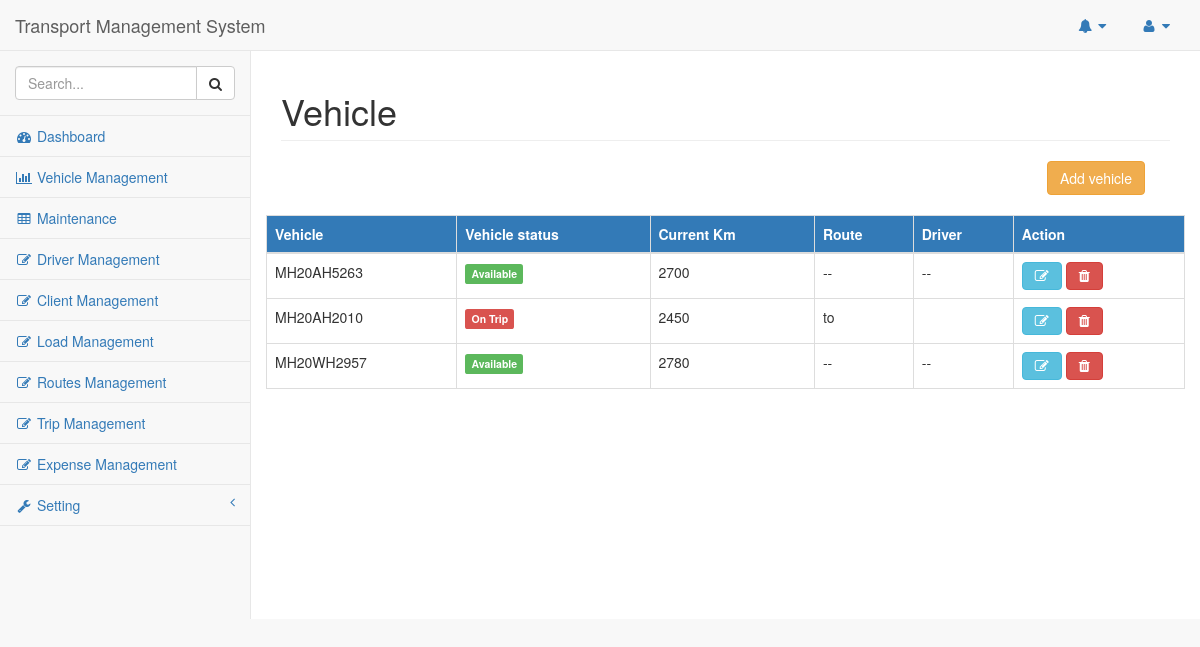
Page /index.php/operations/vehicle_management on the committed database.
### tables this page shows
CREATE TABLE `vehicle` (
  `vehicle_id` int(11) NOT NULL,
  `ts_id` int(11) DEFAULT NULL,
  `trip_status` int(11) DEFAULT NULL COMMENT 'running, stop',
  `vehicle_number` varchar(1000) NOT NULL,
  `vehicle_purchase_year` varchar(1000) NOT NULL,
  `vehicle_permit` varchar(1000) NOT NULL,
  `vehicle_tyres` int(11) NOT NULL,
  `vehicle_current_reading` int(11) NOT NULL,
  `vehicle_load_capacity` float NOT NULL,
  `vehicle_chassis_no` varchar(1000) NOT NULL,
  `vehicle_engine_no` int(11) NOT NULL,
  `vehicle_type` int(11) NOT NULL,
  `vehicle_expected_average` int(11) NOT NULL DEFAULT '0',
  `vehicle_status` int(11) NOT NULL DEFAULT '1'
);

### application/controllers/Operations.php (called while the page is built, shortened)
<?php
class Operations extends CI_Controller {
	public function vehicle_management()
	{
		template($this,'vehicle');
	}
}

### index.php (called while the page is built, shortened)
<?php
require_once BASEPATH.'core/CodeIgniter.php';

### application/models/Vehicle_model.php (called while the page is built, shortened)
<?php
class Vehicle_model extends CI_Model {
	public function get_vehicle_last_trip_details($vehicle_id)
	{
		$this->db->select('trip_details.trip_stop_date,trip_details.route_id,trip_details.driver_id,driver.driver_id,driver.driver_name,routes.route_origin,routes.route_destination');
		$this->db->where('trip.vehicle_id', $vehicle_id);
		$this->db->order_by('trip.trip_id', 'desc');
		$this->db->join('trip_details', 'trip.trip_id = trip_details.trip_id', 'left');
		$this->db->join('driver', 'trip_details.driver_id = driver.driver_id', 'left');
		$this->db->join('routes', 'trip_details.route_id = routes.route_id', 'left');
		$this->db->limit(1);
		$query = $this->db->get('trip');
		return $query->row();
	}
	public function get_vehicle_details()
	{
		$this->db->select('vehicle.vehicle_id,vehicle.vehicle_number,vehicle.vehicle_current_reading,vehicle.vehicle_status');
		$query = $this->db->get('vehicle');
		return $query->result();
	}
}

### application/views/vehicle.php (the view, shortened to what this page needs)
<body>
    <div id="wrapper">
        <?php $this->load->view('templates/navbar');?>
        <div id="page-wrapper">
            <div class="row">
                <div class="col-lg-12">
                    <h1 class="page-header">Vehicle</h1>
                </div>
            </div>
<div class="row">
    <a class="btn btn-warning pull-right" style="margin-right: 40px;" data-toggle="modal" href='#modal-1'>Add vehicle</a>
</div>
<br>
<div class="row">
                <div class="card-body">
                    <div class="table-responsive">
                        <table class="table table-bordered table-hover">
                            <thead class="bg-primary">
                                <tr>
                                    <th>Vehicle</th>
                                    <th>Vehicle status</th>
                                    <th>Current Km</th>
                                    <th>Route</th>
                                    <th>Driver</th>
                                    <th>Action</th>
                                </tr>
                            </thead>
                            <tbody>
                                <?php
                                $data = $this->vehicle_model->get_vehicle_details();
                                foreach ($data as $value) {
                                $exra_data = $this->vehicle_model->get_vehicle_last_trip_details($value->vehicle_id);
                                $route = "--";
                                $driver = "--";
                                if ($value->vehicle_status == 2) {
                                        $status = '<span class="label label-danger">On Trip</span>';
                                        $route = $exra_data->route_origin." to ".$exra_data->route_destination;
                                        $driver = $exra_data->driver_name;
                                    }else{
                                        $status = '<span class="label label-success">Available</span>';
                                   }
                                echo '<tr>
                                    <td>'.$value->vehicle_number.'</td>
                                    <td>'.$status.'</td>
                                    <td>'.$value->vehicle_current_reading.'</td>
                                    <td>'.$route.'</td>
                                    <td>'.$driver.'</td>
                                    <td value="'.$value->vehicle_id.'">
                                        <a  class="btn btn-info
                                        fa fa-edit"  data-toggle="modal" href="#modal-1" id="show_update_vform" data-toggle="tooltip" data-placement="down" title="Update"></a>
                                        <button data-toggle="tooltip" data-placement="top" title="Delete" id="delete" class="btn btn-danger fa fa-trash"></button>
                                    </td>
                                </tr>';
                            }
                            ?>
                            </tbody>
                        </table>
                    </div>
                </div>
            </div>
        </div>
    </div>
</body>

### application/views/templates/header.php (shortened to what this page needs)
<!DOCTYPE html>
<html lang="en">
<head>
    <title><?php title(); ?></title>
    <link href="<?php echo base_url(); ?>assets/vendor/bootstrap/css/bootstrap.min.css" rel="stylesheet">
    <link href="<?php echo base_url(); ?>assets/vendor/metisMenu/metisMenu.min.css" rel="stylesheet">
    <link href="<?php echo base_url(); ?>assets/dist/css/sb-admin-2.css" rel="stylesheet">
    <link href="<?php echo base_url(); ?>assets/css/custom.css" rel="stylesheet">
    <link href="<?php echo base_url(); ?>assets/vendor/morrisjs/morris.css" rel="stylesheet">
    <link href="<?php echo base_url(); ?>assets/vendor/font-awesome/css/font-awesome.min.css" rel="stylesheet" type="text/css">
</head>

### application/views/templates/navbar.php (shortened to what this page needs)
<nav class="navbar navbar-default navbar-static-top" role="navigation" style="margin-bottom: 0">
    <div class="navbar-header">
        <a class="navbar-brand" href="<?php echo base_url('admin'); ?>"><?php title(); ?></a>
    </div>
    <ul class="nav navbar-top-links navbar-right">
        <li class="dropdown">
            <a class="dropdown-toggle" data-toggle="dropdown" href="#">
                <i class="fa fa-bell fa-fw"></i> <i class="fa fa-caret-down"></i>
            </a>
        </li>
        <li class="dropdown">
            <a class="dropdown-toggle" data-toggle="dropdown" href="#">
                <i class="fa fa-user fa-fw"></i> <i class="fa fa-caret-down"></i>
            </a>
        </li>
    </ul>
    <div class="navbar-default sidebar" role="navigation">
        <div class="sidebar-nav navbar-collapse">
            <ul class="nav" id="side-menu">
                <li class="sidebar-search">
                    <div class="input-group custom-search-form">
                        <input type="text" class="form-control" placeholder="Search...">
                        <span class="input-group-btn">
                        <button class="btn btn-default" type="button">
                            <i class="fa fa-search"></i>
                        </button>
                    </span>
                    </div>
                </li>
                <li>
                    <a href="<?php echo base_url('admin'); ?>"><i class="fa fa-dashboard fa-fw"></i> Dashboard</a>
                </li>
                <li>
                    <a href="<?php echo base_url('operations/vehicle_management'); ?>"><i class="fa fa-bar-chart-o fa-fw"></i> Vehicle Management</a>
                </li>
                <li>
                    <a href="<?php echo base_url('operations/maintenance'); ?>"><i class="fa fa-table fa-fw"></i> Maintenance</a>
                </li>
                <li>
                    <a href="<?php echo base_url('operations/driver_management'); ?>"><i class="fa fa-edit fa-fw"></i> Driver Management</a>
                </li>
                <li>
                    <a href="<?php echo base_url('operations/client_management'); ?>">
                        <i class="fa fa-edit fa-fw"></i>
                        Client Management
                    </a>
                </li>
                <li>
                    <a href="<?php echo base_url('operations/load_management'); ?>">
                        <i class="fa fa-edit fa-fw"></i>
                        Load Management
                    </a>
                </li>
                <li>
                    <a href="<?php echo base_url('operations/route_management'); ?>"><i class="fa fa-edit fa-fw"></i> Routes Management</a>
                </li>
                <li>
                    <a href="<?php echo base_url('operations/trip_management'); ?>"><i class="fa fa-edit fa-fw"></i> Trip Management</a>
                </li>
                <li>
                    <a href="<?php echo base_url('operations/expense_management'); ?>"><i class="fa fa-edit fa-fw"></i> Expense Management</a>
                </li>
                <li>
                    <a href="#"><i class="fa fa-wrench fa-fw"></i> Setting<span class="fa arrow"></span></a>
                </li>
            </ul>
        </div>
    </div>
</nav>

### application/helpers/genral_helper.php (shortened to what this page needs)
<?php
function title()
{
	echo "Transport Management System";
}
function template($ctx,$page = "templates/error_404",$vers = array())
{
		$ctx->load->view('templates/header');
		$ctx->load->view($page,$vers);
}

### rows in the picture
vehicle: vehicle_number "MH20AH5263", vehicle_status "Available", vehicle_current_reading "2700", route "--", driver "--", $value->vehicle_id 13 (drawn)
vehicle: vehicle_number "MH20AH2010", vehicle_status "On Trip", vehicle_current_reading "2450", route "to", $value->vehicle_id 14 (drawn)
vehicle: vehicle_number "MH20WH2957", vehicle_status "Available", vehicle_current_reading "2780", route "--", driver "--", $value->vehicle_id 15 (drawn)
